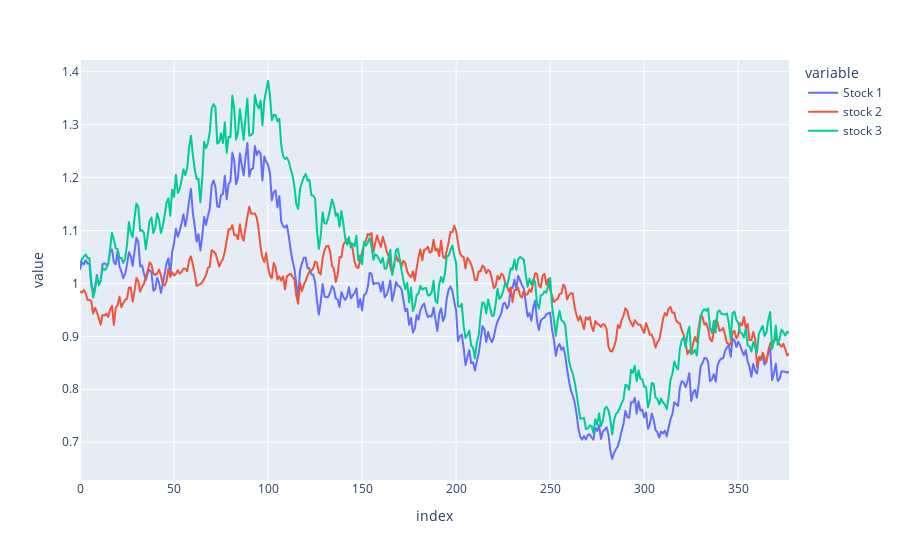

The code cell stored with this chart in its notebook:
### Code cell
px.line(test_df)

### Figure 1 — Plotly figure (JSON) as saved in the notebook; plotly's stock layout.template omitted (floating-point values rounded to 4 significant figures; data arrays with more than 128 entries replaced by an {"elided": "..."} marker saying what was removed)
{"data": [{"hovertemplate": "variable=Stock 1<br>index=%{x}<br>value=%{y}<extra></extra>", "legendgroup": "Stock 1", "line": {"color": "#636efa", "dash": "solid"}, "marker": {"symbol": "circle"}, "mode": "lines", "name": "Stock 1", "showlegend": true, "type": "scattergl", "x": {"elided": "378 int values"}, "xaxis": "x", "y": {"elided": "378 float values"}, "yaxis": "y"}, {"hovertemplate": "variable=stock 2<br>index=%{x}<br>value=%{y}<extra></extra>", "legendgroup": "stock 2", "line": {"color": "#EF553B", "dash": "solid"}, "marker": {"symbol": "circle"}, "mode": "lines", "name": "stock 2", "showlegend": true, "type": "scattergl", "x": {"elided": "378 int values"}, "xaxis": "x", "y": {"elided": "378 float values"}, "yaxis": "y"}, {"hovertemplate": "variable=stock 3<br>index=%{x}<br>value=%{y}<extra></extra>", "legendgroup": "stock 3", "line": {"color": "#00cc96", "dash": "solid"}, "marker": {"symbol": "circle"}, "mode": "lines", "name": "stock 3", "showlegend": true, "type": "scattergl", "x": {"elided": "378 int values"}, "xaxis": "x", "y": {"elided": "378 float values"}, "yaxis": "y"}], "layout": {"legend": {"title": {"text": "variable"}, "tracegroupgap": 0}, "margin": {"t": 60}, "xaxis": {"anchor": "y", "domain": [0, 1], "title": {"text": "index"}}, "yaxis": {"anchor": "x", "domain": [0, 1], "title": {"text": "value"}}}}
